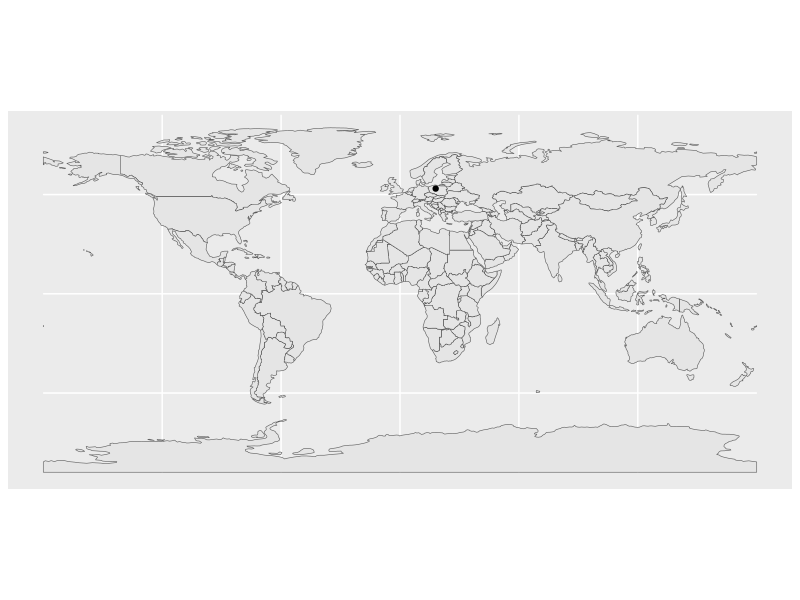

The R source for this figure:
## ---- chunk 1
knitr::opts_chunk$set(echo = FALSE)
## ---- chunk 2
library(spData)
library(sf)
library(dplyr)
library(ggplot2)

lnd_point = st_point(c(18, 53))                 # sfg object
lnd_geom = st_sfc(lnd_point, crs = 4326)           # sfc object
lnd_attrib = data.frame(                           # data.frame object 
  name = "Toruń", 
  temperature = 8,
  date = as.Date("2020-04-25"))
lnd_sf = st_sf(lnd_attrib, geometry = lnd_geom)    # sf object
lnd_sf

ggplot() + 
  geom_sf(data = world) +
  geom_sf(data = lnd_sf)
